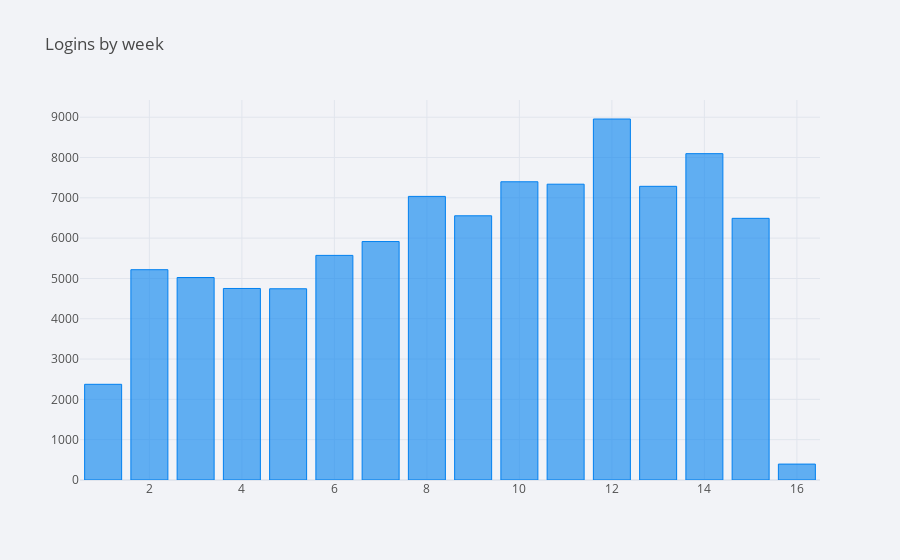

The code cell stored with this chart in its notebook:
### Markdown cell above
Here we can see an increase of logins by month. The data for the month of April ends on April 13th, but given the trend in the previous three months I would expect April's login count to be higher than March.

### Code cell
weekly = resampledf_min.groupby('week').sum()
weekly.login_count.iplot(kind='bar', title='Logins by week')

### Figure 1 — Plotly figure (JSON) as saved in the notebook; plotly's stock layout.template omitted (floating-point values rounded to 4 significant figures)
{"data": [{"marker": {"color": "rgba(0, 128, 240, 0.6)", "line": {"color": "rgba(0, 128, 240, 1.0)", "width": 1}}, "name": "login_count", "orientation": "v", "text": "", "type": "bar", "x": [1, 2, 3, 4, 5, 6, 7, 8, 9, 10, 11, 12, 13, 14, 15, 16], "y": [2374, 5217, 5023, 4751, 4744, 5572, 5915, 7035, 6554, 7398, 7338, 8955, 7285, 8095, 6491, 395]}], "layout": {"legend": {"bgcolor": "#F2F3F7", "font": {"color": "#505050"}}, "paper_bgcolor": "#F2F3F7", "plot_bgcolor": "#F2F3F7", "title": {"font": {"color": "#484848"}, "text": "Logins by week"}, "xaxis": {"gridcolor": "#E1E5ED", "showgrid": true, "tickfont": {"color": "#505050"}, "title": {"font": {"color": "#505050"}, "text": ""}, "zerolinecolor": "#E1E5ED"}, "yaxis": {"gridcolor": "#E1E5ED", "showgrid": true, "tickfont": {"color": "#505050"}, "title": {"font": {"color": "#505050"}, "text": ""}, "zerolinecolor": "#E1E5ED"}}}
